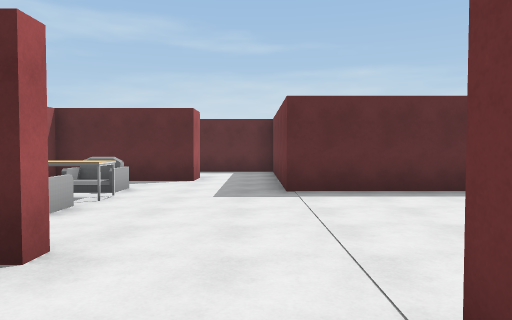
[1] (above)

16 first-person views from a walk through a scene from a Unity 3-D project. The camera is 1.5 m above the floor, tilts 2° down and sees 70° across. The floor is counted in squares, 2 m on a side. Each view is taken from the middle of a square. On the plan, view 1 faces up. The plan holds only what a view shows up to about 11 squares ahead; the rest is blank. The place goes on beyond the plan. The player character is not drawn. Some animated figures are left out. Door leaves are left out, so doorways stand open. Some surface patterns are stand-ins.

[2]
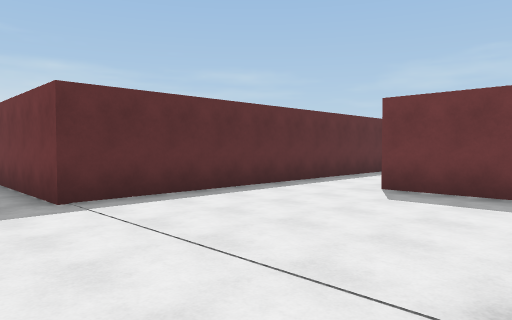

[3]
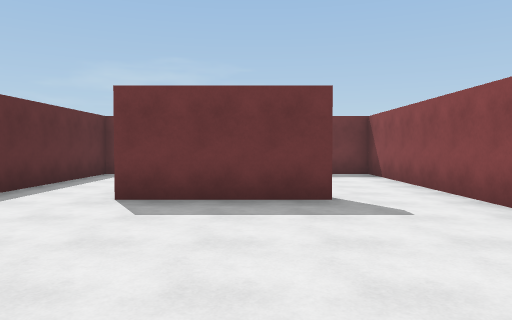

[4]
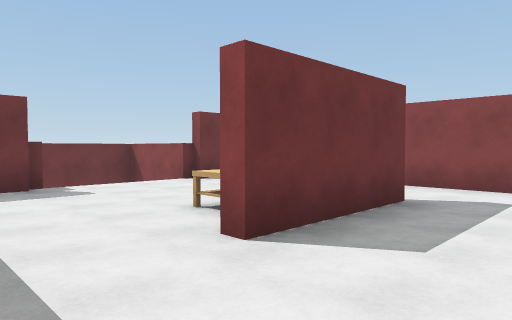

[5]
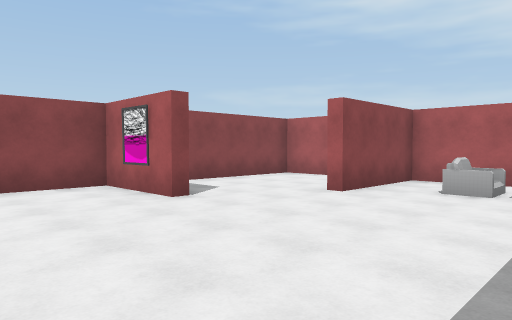

[6]
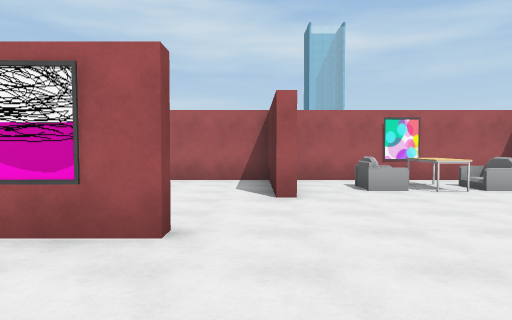

[7]
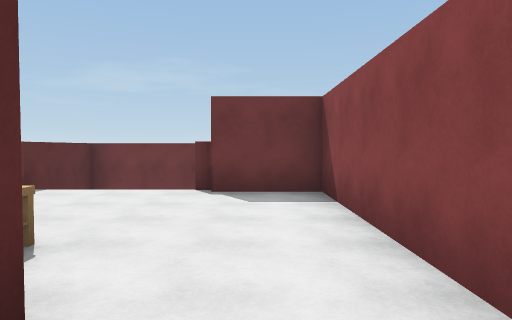

[8]
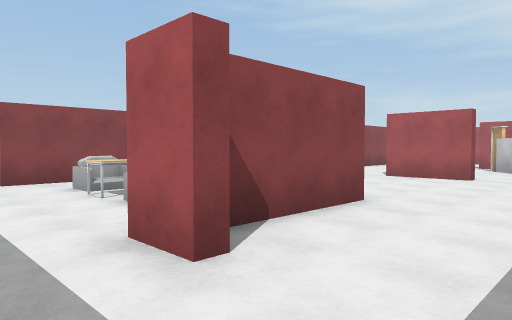

[9]
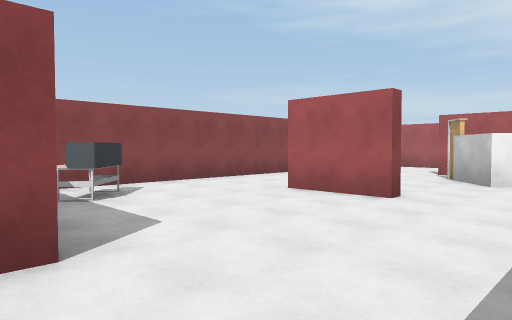

[10]
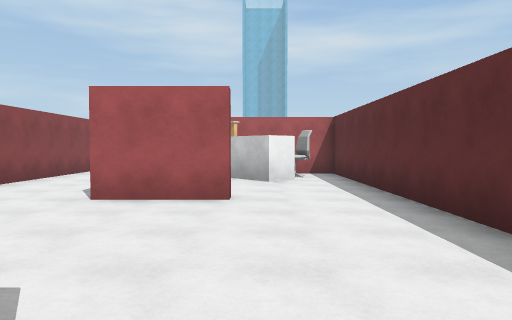

[11]
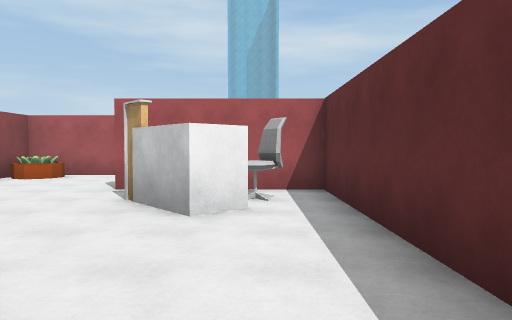

[12]
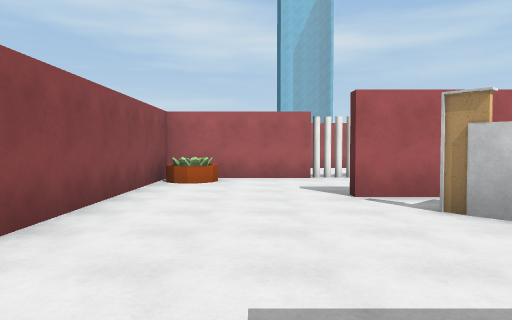

[13]
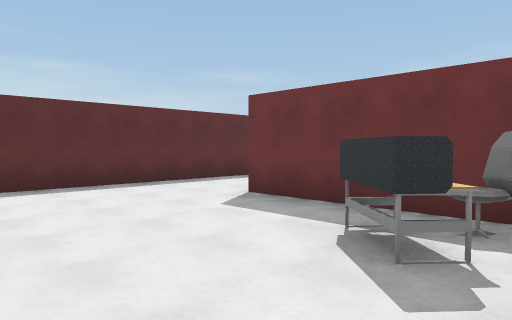

[14]
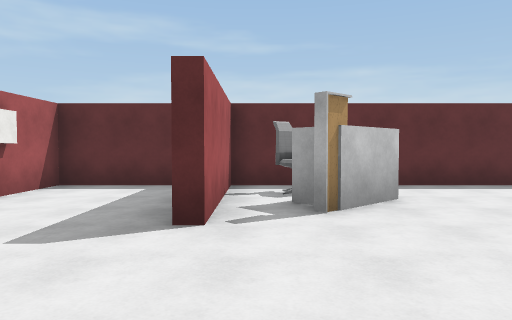

[15]
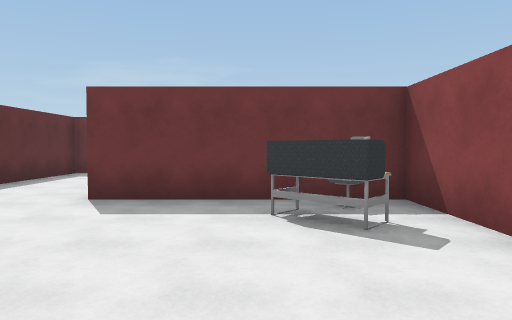

[16]
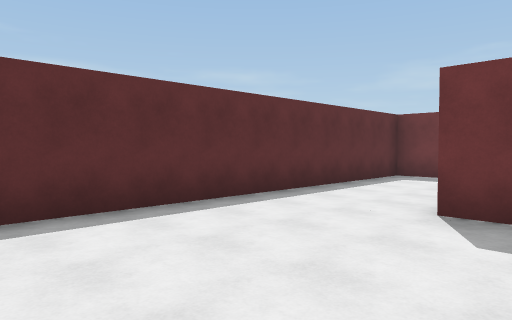

### Floor plan
Points are (right, up) in squares from view 1. A wall is a line through its corners. A room is listed if a view was taken in it or the views show most of it. See-through windows are left out.
Room 1 (views 1, 2, 3, 4, 5, 6, 7)
walls: (5.1, 0.9) (5.1, 4); (0.6, 1.2) (1, 1.2) (1, -1.1) (2.8, -1.1); (4.2, -1.1) (10.1, -1.1) (10.1, 0.8); (-1.4, 2.3) (-3.9, 2.3); (-1.4, 8.1) (-4.4, 8.1) (-4.4, 2.6) (-1.4, 2.6); (-4.4, 2.4) (-4.4, -1.1) (-0.9, -1.1); (10.4, 1.1) (13.1, 1.1) (13.1, 4.1) (10.1, 4.1) (10.1, 6.2) (0.5, 6.2) (0.5, 7.5)
ways out: opening at (-0.5, 8.5) to room 2
objects: other object (-3, 4); desk (-3, 5) to (-3, 6); other object (6, 2) to (6, 3)
Room 2 (views 8, 9, 10, 11, 12, 13, 14, 15, 16)
walls: (-9.6, 8.6) (-9.2, 8.6) (-9.2, 6.6); (-12.4, 9.8) (-11.9, 9.3) (-12.6, 8.7); (-14.5, 8.5) (-14.5, 7.5) (-14.9, 7.5); (-15.6, 11.2) (-17.9, 11.2) (-17.9, 9.5); (-1.4, 9.1) (-1.4, 8.1); (-17.9, 7.4) (-17.9, 3.9) (-4.8, 3.9) (-4.8, 8.4) (-2.1, 8.4); (0.5, 7.5) (0.5, 11.2) (-11.5, 11.2)
ways out: opening at (-0.5, 8.5) to room 1; opening at (-13.5, 9.5) to room 3; opening at (-12, 11) to room 3
objects: other object (-17, 5); desk (-6, 5) to (-6, 6); other object (-5, 5)
Room 3 (no view inside)
walls: (-11.5, 11.2) (-14.5, 11.2) (-14.5, 8.5)
ways out: opening at (-13.5, 9.5) to room 2; opening at (-12, 11) to room 2
objects: other object (-13, 10)

Positions as (right, up) in squares from view 1, and headings:
1: (0, 0), facing up
2: (-1, 1), facing up-right
3: (0, 2), facing right
4: (3, 6), facing down-right
5: (4, 6), facing down-left
6: (4, 2), facing left
7: (4, 0), facing right
8: (0, 11), facing down-left
9: (-4, 11), facing down-left
10: (-4, 9), facing left
11: (-8, 10), facing left
12: (-9, 6), facing left
13: (-9, 4), facing up-right
14: (-14, 4), facing up
15: (-10, 6), facing right
16: (-9, 7), facing up-right
